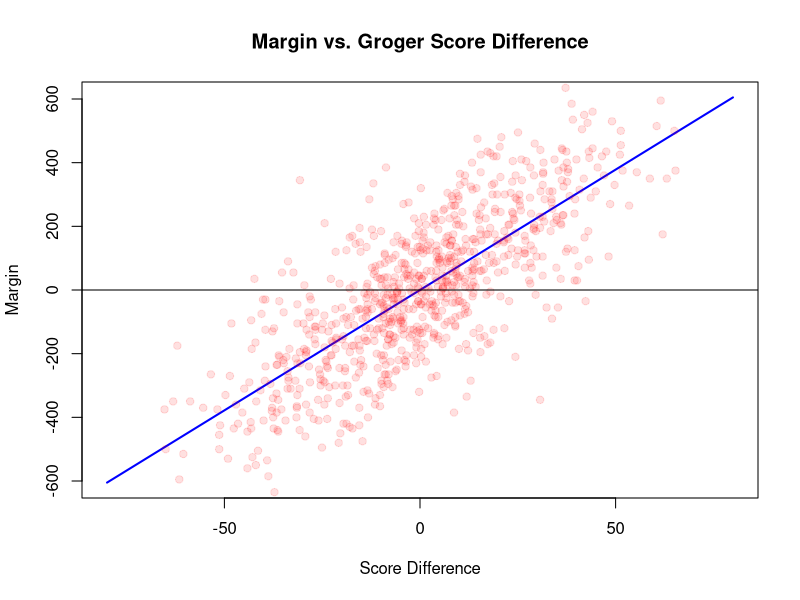

This figure's R source:
margindata <- read.csv('margin.csv')
lin <- lm(margin ~ diff, data = margindata)
x <- seq(-80,80,1)
plot(x,lin[['coefficients']][['(Intercept)']]+x*lin[['coefficients']][['diff']],
     main='Margin vs. Groger Score Difference',
     xlab='Score Difference',
     ylab='Margin',
     type='l',
     col='blue',
     lwd=2)
points(margindata[['diff']],margindata[['margin']],
       pch=19,
       cex=1,
       col=rgb(red = 1, green = 0, blue = 0, alpha = 100/dim(margindata)[1]))
abline(a=0, b=0)
summary(lin)